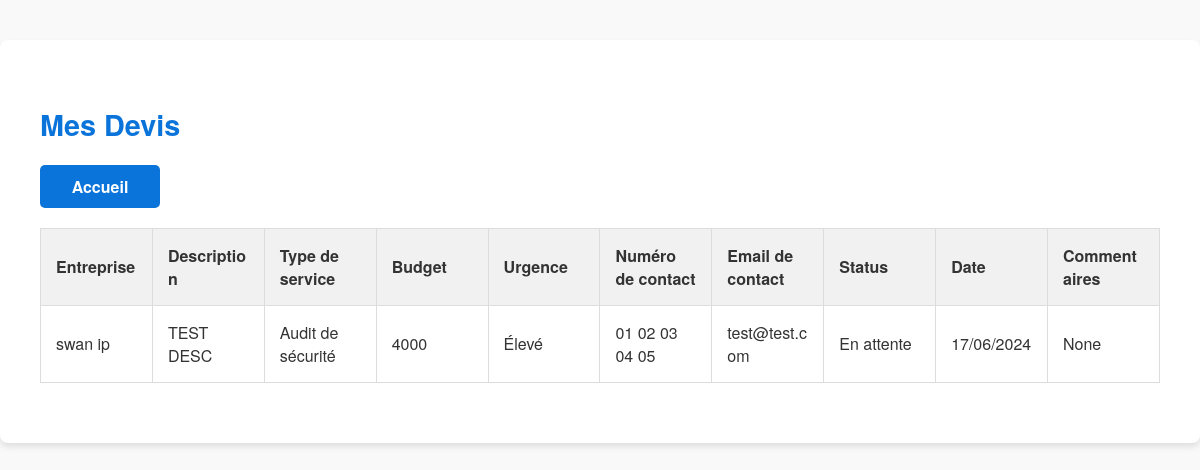
/my_assigned_devis (signed in), run on an earlier commit of the app's database.
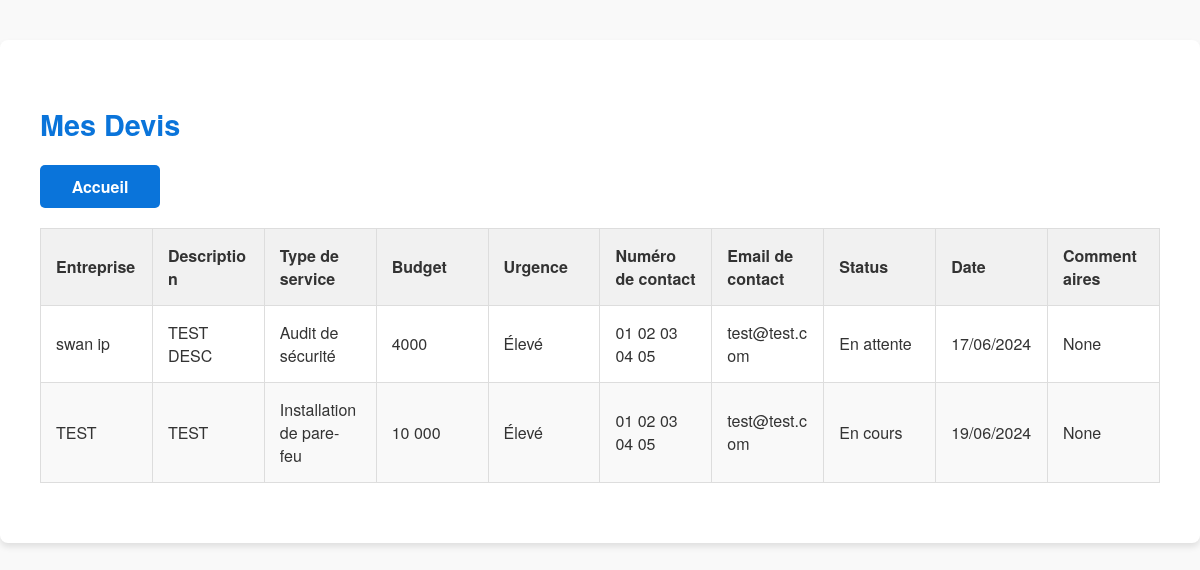
And on a later commit of the database.
### models.py (models this page shows)
class Devis(db.Model):
    id = db.Column(db.Integer, primary_key=True)
    user_id = db.Column(db.Integer, db.ForeignKey('user.id'), nullable=False)
    employee_id = db.Column(db.Integer, db.ForeignKey('user.id'), nullable=True)  # Changement ici
    entreprise = db.Column(db.String(120), nullable=False)
    description = db.Column(db.Text, nullable=False)
    service_type = db.Column(db.String(120), nullable=False)
    budget = db.Column(db.String(120), nullable=False)
    urgence = db.Column(db.String(120), nullable=False)
    contact_number = db.Column(db.String(20), nullable=False)
    contact_email = db.Column(db.String(120), nullable=False)
    additional_info = db.Column(db.Text, nullable=True)
    status = db.Column(db.String(20), nullable=False, default='En attente')
    admin_notes = db.Column(db.Text, nullable=True)
    date = db.Column(db.DateTime, nullable=False)
    user = db.relationship('User', foreign_keys=[user_id], backref=db.backref('devis', lazy=True))
    employee = db.relationship('User', foreign_keys=[employee_id], backref=db.backref('assigned_devis', lazy=True))

### app.py (the view)
@app.route('/my_assigned_devis')
def my_assigned_devis():
    if 'employee_id' not in session:
        return redirect(url_for('login'))
    employee_id = session['employee_id']
    devis_list = Devis.query.filter_by(employee_id=employee_id).all()
    return render_template('devis_list.html', devis_list=devis_list)

### templates/devis_list.html (shortened to what this page needs)
<!DOCTYPE html>
<html lang="fr">
<head>
    <link rel="stylesheet" href="{{ url_for('static', filename='style.css') }}">
</head>
<body>
    <div class="devis-list-container">
        <h2>Mes Devis</h2>
        <a href="{{ url_for('index') }}" class="btn">Accueil</a>
        <table>
            <thead>
                <tr>
                    <th>Entreprise</th>
                    <th>Description</th>
                    <th>Type de service</th>
                    <th>Budget</th>
                    <th>Urgence</th>
                    <th>Numéro de contact</th>
                    <th>Email de contact</th>
                    <th>Status</th>
                    <th>Date</th>
                    <th>Commentaires</th>
                </tr>
            </thead>
            <tbody>
                {% for devis in devis_list %}
                <tr>
                    <td>{{ devis.entreprise }}</td>
                    <td>{{ devis.description }}</td>
                    <td>{{ devis.service_type }}</td>
                    <td>{{ devis.budget }}</td>
                    <td>{{ devis.urgence }}</td>
                    <td>{{ devis.contact_number }}</td>
                    <td>{{ devis.contact_email }}</td>
                    <td>{{ devis.status }}</td>
                    <td>{{ devis.date.strftime('%d/%m/%Y') }}</td>
                    <td>{{ devis.admin_notes }}</td>
                </tr>
                {% endfor %}
            </tbody>
        </table>
    </div>
</body>
</html>

### static/style.css (style rules this page uses)
body, html { margin: 0; padding: 0; font-family: 'Helvetica Neue', Arial, sans-serif; background-color: #f9f9f9; color: #333; }
.devis-list-container { max-width: 100%; margin: 40px auto; padding: 40px; background: white; border-radius: 8px; box-shadow: 0 4px 6px rgba(0, 0, 0, 0.1); overflow-x: auto; }
.devis-list-container h2 { margin-bottom: 20px; font-size: 1.8em; color: #0a74da; }
.devis-list-container .btn { display: block; width: 100px; margin-bottom: 20px; padding: 10px; background-color: #0a74da; color: white; text-align: center; text-decoration: none; border-radius: 5px; font-size: 1em; font-weight: bold; transition: background-color 0.3s ease; }
.devis-list-container table { width: 100%; border-collapse: collapse; margin-bottom: 20px; table-layout: fixed; }
.devis-list-container table, .devis-list-container th, .devis-list-container td { border: 1px solid #ddd; }
.devis-list-container th, .devis-list-container td { padding: 15px; text-align: left; word-wrap: break-word; }
.devis-list-container th { background-color: #f1f1f1; }
.devis-list-container tr:nth-child(even) { background-color: #f9f9f9; }

What changed in the data, as far as the page shows it:
added Devis: entreprise "TEST", description "TEST", service_type "Installation de pare-feu", budget "10 000", urgence "Élevé", contact_number "01 02 03 04 05", contact_email "test@test.com", status "En cours", date "19/06/2024", admin_notes "None"
